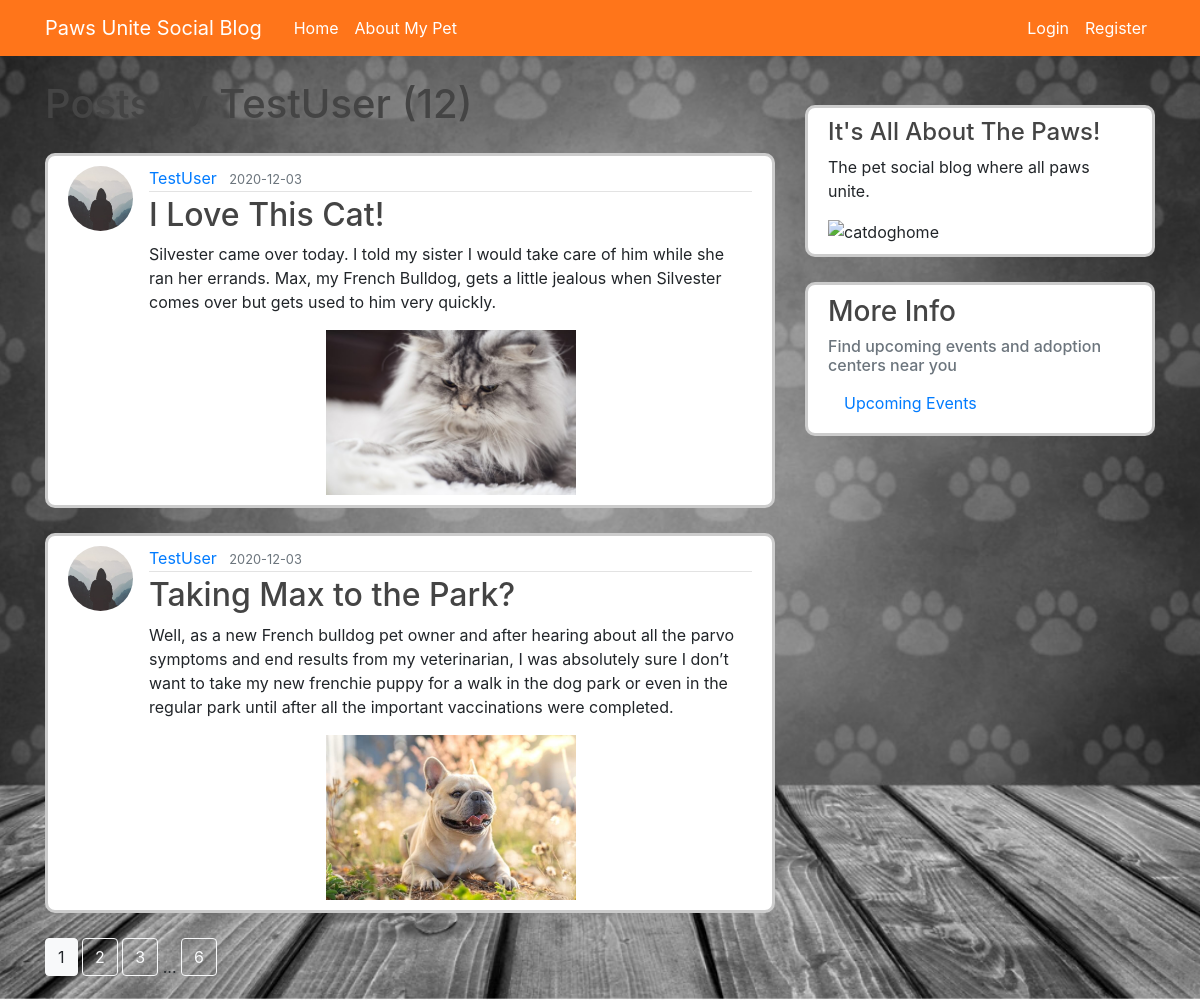
Page /user/TestUser on the committed database.
### socialblog/model.py (models this page shows, shortened)
class User(db.Model, UserMixin):
    id = db.Column(db.Integer, primary_key=True)
    username = db.Column(db.String(20), unique=True, nullable=False)
    email = db.Column(db.String(120), unique=True, nullable=False)
    image_file = db.Column(db.String(20), nullable=False,
                           default='default.jpg')
    password = db.Column(db.String(60), nullable=False)
    posts = db.relationship('Post', backref='author', lazy=True)

class Post(db.Model):
    id = db.Column(db.Integer, primary_key=True)
    title = db.Column(db.String(100), nullable=False)
    date_posted = db.Column(db.DateTime, nullable=False,
                            default=datetime.utcnow)
    content = db.Column(db.Text, nullable=False)
    image = db.Column(db.String(20), nullable=True, default='default.jpg')
    user_id = db.Column(db.Integer, db.ForeignKey('user.id'), nullable=False)

### socialblog/routes.py (the view)
@app.route("/user/<string:username>")
def user_posts(username):
    page = request.args.get('page', 1, type=int)
    user = User.query.filter_by(username=username).first_or_404()
    posts = Post.query.filter_by(author=user)\
        .order_by(Post.date_posted.desc())\
        .paginate(page=page, per_page=2)
    return render_template('user_posts.html', posts=posts, user=user)

### socialblog/templates/user_posts.html
{% extends "layout.html" %}
{% block content %}
<h1 class="mb-3">Posts by {{ user.username }} ({{ posts.total }})</h1>
{% for post in posts.items %}
<article class="media content-section">
    <img class="rounded-circle article-img"
        src="{{ url_for('static', filename='profile_pics/' + post.author.image_file) }}">
    <div class="media-body">
        <div class="article-metadata">
            <a class="mr-2"
                href="{{ url_for('user_posts', username=post.author.username) }}">{{ post.author.username }}</a>
            <small class="text-muted">{{ post.date_posted.strftime('%Y-%m-%d') }}</small>
        </div>
        <h2><a class="article-title" href="{{ url_for('post', post_id=post.id) }}">{{ post.title }}</a></h2>
        <p class="article-content">{{ post.content }}</p>
        <img class="rounded-corners mx-auto d-block article-img2"
            src="{{ url_for('static', filename='profile_pics/' + post.image) }}" alt="cat picture">
    </div>
</article>
{% endfor %}
{% for page_num in posts.iter_pages(left_edge=1, right_edge=1, left_current=1, right_current=2) %}
{% if page_num %}
{% if posts.page == page_num %}
<a class="btn btn-light mb-4"
    href="{{ url_for('user_posts', username=user.username, page=page_num) }}">{{ page_num }}</a>
{% else %}
<a class="btn btn-outline-light mb-4"
    href="{{ url_for('user_posts', username=user.username, page=page_num) }}">{{ page_num }}</a>
{% endif %}
{% else %}
...
{% endif %}
{% endfor %}
{% endblock content %}

### socialblog/templates/layout.html (shortened to what this page needs)
<!DOCTYPE html>
<html>
<head>
    <link rel="stylesheet" href="https://maxcdn.bootstrapcdn.com/bootstrap/4.0.0/css/bootstrap.min.css"
>
    <link rel="stylesheet" type="text/css" href="{{ url_for('static', filename='main.css') }}">
</head>
<body>
    <header class="site-header">
        <nav class="navbar navbar-expand-md navbar-dark bg-steel fixed-top">
            <div class="container">
                <a class="navbar-brand mr-4" href="/">Paws Unite Social Blog</a>
                <div class="collapse navbar-collapse" id="navbarToggle">
                    <div class="navbar-nav mr-auto">
                        <a class="nav-item nav-link" href="{{ url_for('home') }}">Home</a>
                        <a class="nav-item nav-link" href="{{ url_for('about') }}">About My Pet</a>
                    </div>
                    <div class="navbar-nav">
                        {% if current_user.is_authenticated %}
                        <a class="nav-item nav-link" href="{{ url_for('new_post') }}">New Post</a>
                        <a class="nav-item nav-link" href="{{ url_for('account') }}">Account</a>
                        <a class="nav-item nav-link" href="{{ url_for('dashboard') }}">Dashboard</a>
                        <a class="nav-item nav-link" href="{{ url_for('logout') }}">Logout</a>
                        {% else %}
                        <a class="nav-item nav-link" href="{{ url_for('login') }}">Login</a>
                        <a class="nav-item nav-link" href="{{ url_for('register') }}">Register</a>
                        {% endif %}
                    </div>
                </div>
            </div>
        </nav>
    </header>
    <main role="main" class="container">
        <div class="row">
            <div class="col-md-8">
                {% block content %}{% endblock %}
            </div>
            <div class="col-md-4">
                <div class="content-section">
                    <h4>It's All About The Paws!</h4>
                    <p>The pet social blog where all paws unite.</p>
                    <img src="/static/catdoghome.png" alt="catdoghome" width="305" height="215">
                </div>
                <div class="col-md-15">
                    <div class="content-section">
                        <h3>More Info</h3>
                        <h6 class='text-muted'>Find upcoming events and adoption centers near you</h6>
                        <ul class="list-group">
                            <a class="nav-item nav-link" href="{{ url_for('upcoming_events') }}">Upcoming
                                Events</a>
                        </ul>
                    </div>
                </div>
    </main>
</body>
</html>

### socialblog/static/main.css (style rules this page uses)
body { background-color: #ffffff; background-image: url(/static/bwpaws.jpg); background-size: cover; background-position: center; margin-top: 5rem; background-repeat: no-repeat; }
h1, h2, h3, h4, h5, h6 { color: #444444; }
.bg-steel { background-color: #ff751a; }
.site-header .navbar-nav .nav-link { color: #ffffff; }
.fixed-top { vertical-align: middle; }
.content-section { background: #ffffff; padding: 10px 20px; border: 3px solid #cccccc; border-radius: 10px; margin-top: 25px; margin-bottom: 25px; }
.article-title { color: #444444; }
.article-content { white-space: pre-line; }
.article-img { height: 65px; width: 65px; margin-right: 16px; }
.article-img2 { height: 165px; width: 250px; margin-right: 16px; }
.article-metadata { padding-bottom: 1px; margin-bottom: 4px; border-bottom: 1px solid #e3e3e3 }

### rows in the picture
User: username "TestUser"
Post: image_file (placeholder picture), author.username "TestUser", date_posted "2020-12-03", title "I Love This Cat!", content "Silvester came over today. I told my sister I would take care of him while she ran her errands. Max, my French Bulldog, gets a little jealous when Silvester comes over but gets used to him very quickly.", image (picture)
Post: image_file (placeholder picture), author.username "TestUser", date_posted "2020-12-03", title "Taking Max to the Park?", content "Well, as a new French bulldog pet owner and after hearing about all the parvo symptoms and end results from my veterinarian, I was absolutely sure I don’t want to take my new frenchie puppy for a walk in the dog park or even in the regular park until after all the important vaccinations were completed.", image (picture)

### other values in the picture
{{ posts.total }} "12"
{{ page_num }} "1"
{{ page_num }} "2" "3" "6"
